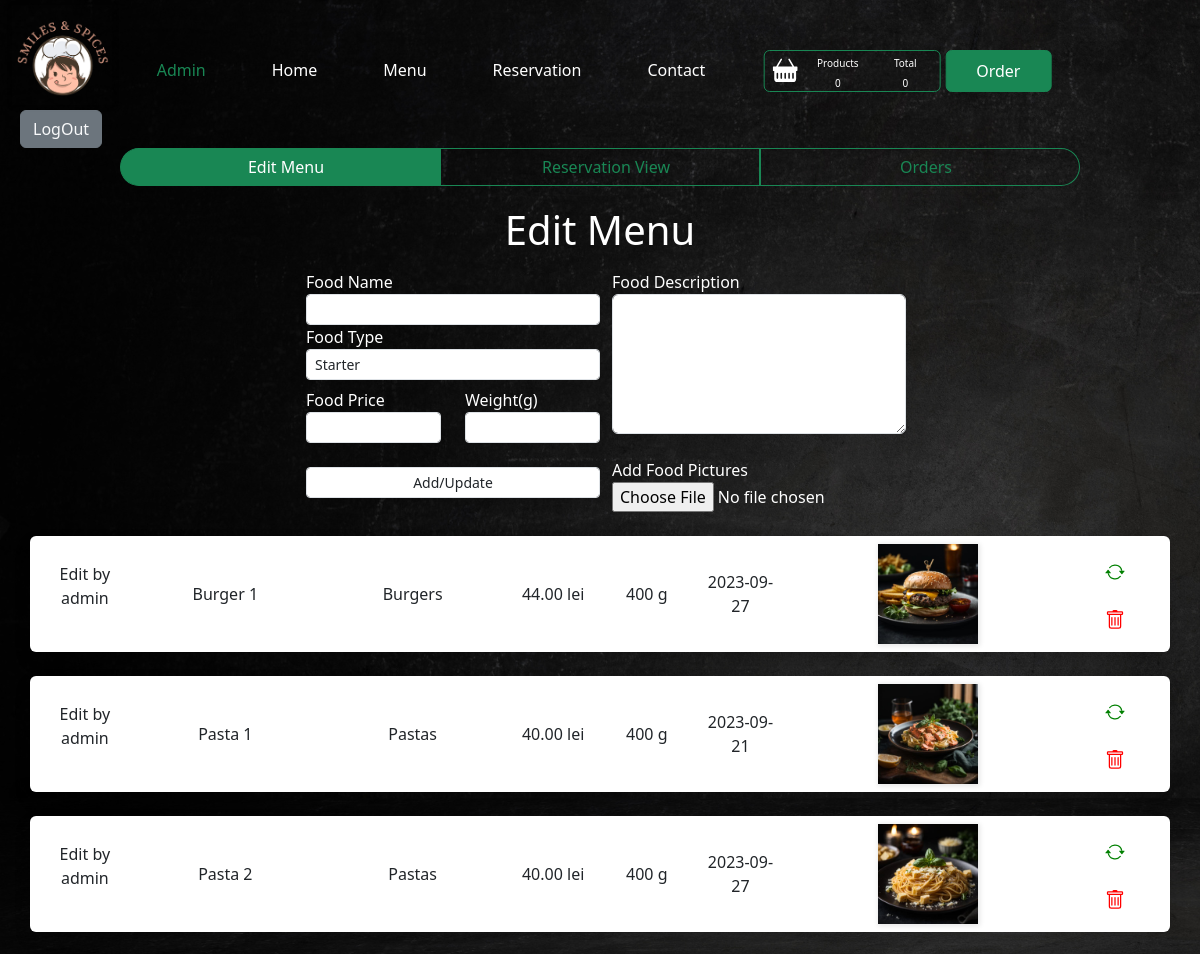
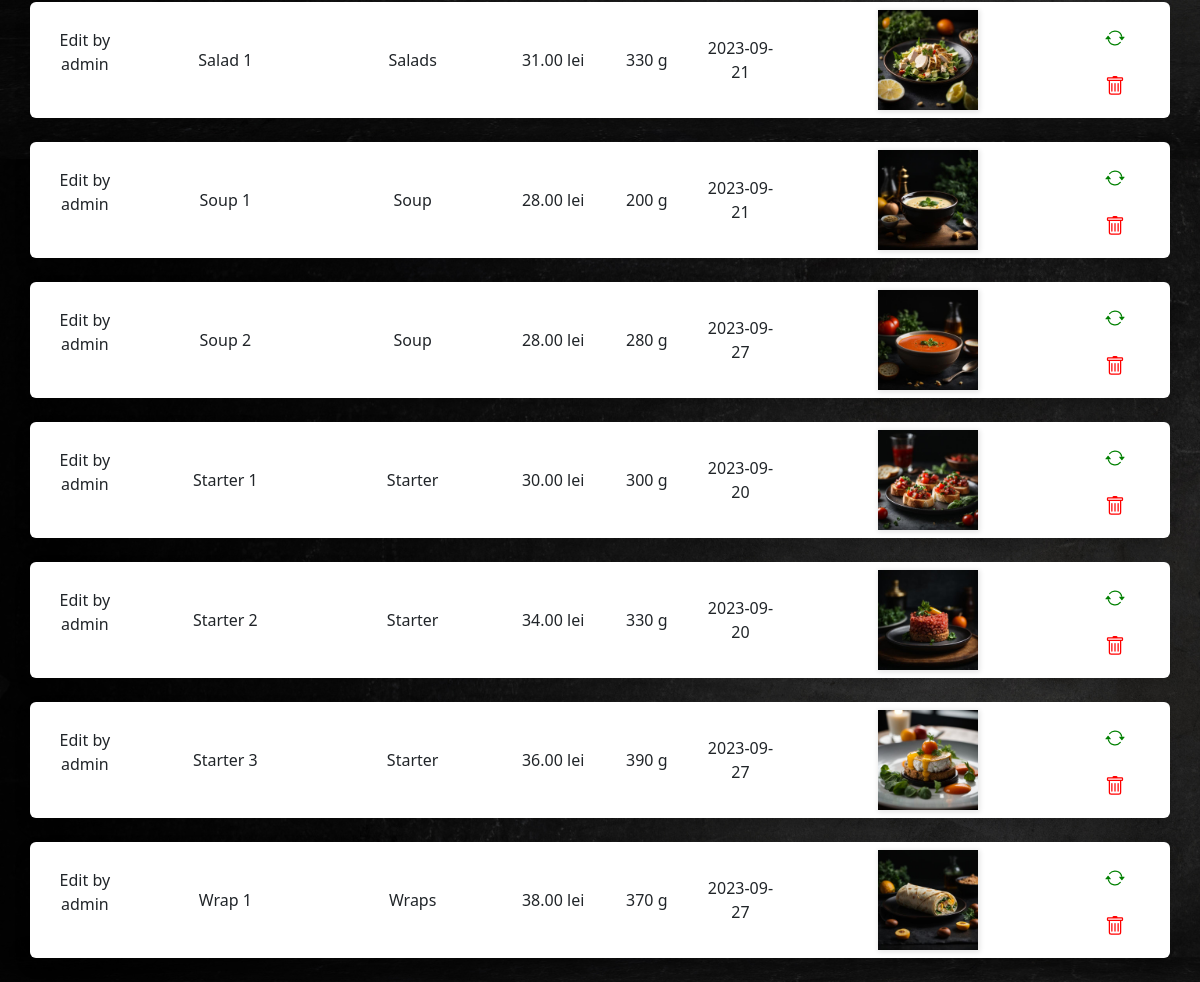
The page /admin/add_menu (signed in) on the database its author committed (2 pictures, top to bottom).
### smiles_and_spices/models.py (models this page shows, shortened)
class Food(db.Model):
    __tablename__ = "foods"
    id = db.Column(db.Integer, primary_key=True)
    name = db.Column(db.String(25), nullable=False, index=True, unique=True)
    category = db.Column(db.String(30), nullable=False)
    description = db.Column(db.String(200))
    pictures = db.Column(db.String(200), nullable=False, default="default.png")
    price = db.Column(db.Integer, nullable=False)
    weight = db.Column(db.Integer, nullable=False)
    date = db.Column(db.Date, nullable=True, default=datetime.now)
    rate = db.Column(db.String)

class Admin(db.Model, UserMixin):
    __tablename__ = "admins"
    id = db.Column(db.Integer, primary_key=True)
    name = db.Column(db.String(30), nullable=False, unique=True)
    password_hash = db.Column(db.String(30), nullable=False)

### smiles_and_spices/menu/views.py (the view, shortened to what this page needs)
@menu_bp.route("/admin/add_menu", methods=["GET", "POST"])
def add_menu():
    admins = Admin.query.all()
    if current_user not in admins:
        abort(403)
    form = AddFoodForm()
    food_menu = Food.query.order_by(Food.name)
    return render_template("add_menu.html", form=form, food_menu=food_menu)

### smiles_and_spices/menu/forms.py
class AddFoodForm(FlaskForm):
    name = StringField("Food Name", validators=[DataRequired()])
    category = SelectField("Food Type", choices=["Starter", "Soup", "Salads", "Pastas", "Wraps", "Burgers", "Fish",
                                                 "Seafood", "Specialities", "Side Dishes", "Side Salads", "Souse Dips",
                                                 "Deserts", "Coffee", "Special Drinks", "Soft Drinks", "Beer & Ciders"],
                           validators=[DataRequired()])
    description = TextAreaField("Food Description", validators=[DataRequired()])
    pictures = FileField("Add Food Pictures", validators=[FileAllowed(["jpg", "png"])])
    price = IntegerField("Food Price", validators=[DataRequired()])
    weight = IntegerField("Weight(g)")
    submit = SubmitField("Add/Update")

### smiles_and_spices/models.py (called while the page is built)
@login_manager.user_loader
def load_user(user_id):
    return Admin.query.get(user_id)

### smiles_and_spices/templates/add_menu.html (shortened to what this page needs)
{% extends "base.html" %}
{% block content %}
<div id="logout">
    <button type="button" class="btn btn-secondary"><a class="link-light link-offset-2 link-underline link-underline-opacity-0" href="{{ url_for('admin_bp.logout') }}">LogOut</a></button>
</div>
<div class="btn-group" role="group" id="admin">
    <div class="row ">
        <a href="{{ url_for('menu_bp.add_menu') }}" class="col btn btn-success rounded-start-pill">Edit Menu</a>
        <a href="{{ url_for('reservation_bp.reservation_view') }}" class="col btn btn-outline-success rounded-0">Reservation View</a>
        <a href="{{ url_for('delivery_bp.orders') }}" class="col btn btn-outline-success rounded-end-pill">Orders</a>
    </div>
</div>
<div class="text-center">
    <h1 style="color: white;">Edit Menu</h1>
</div>
<form method="POST" enctype="multipart/form-data">
    <div class="row row-cols-4 justify-content-md-center">
        <div class="form-group col">
            {{ form.name.label }}
            {{ form.name(class="form-control form-control-sm") }}
            {{ form.category.label }}
            {{ form.category(class="form-control form-control-sm") }}
            <div class="row row-cols-4 justify-content-md-center" id="weight-price">
                <div class="form-group col-auto">
                {{ form.price.label }}
                {{ form.price(class="form-control form-control-sm") }}
                </div>
                <div class="form-group col-auto">
                {{ form.weight.label }}
                {{ form.weight(class="form-control form-control-sm") }}
                </div>
            </div>
            <br>
            {{ form.submit(class_="form-control form-control-sm") }}
        </div>
        <div class="form-group col">
            {{ form.description.label }}
            {{ form.description(class_="form-control") }}
            <br>
            {{ form.pictures.label }}
            {{ form.pictures(class_="form-control-file") }}
        </div>
    </div>
</form>
<br>
{% for food in food_menu %}
<div class="container ">
    <div class="row shadow p-2 mb-4 bg-body-tertiary rounded text-center align-items-center" id="add-menu-box">
        <div class="col-md-1"><p>Edit by {{ current_user.name }}</p></div>
        <div class="col-md-2 ">{{ food.name }}</div>
        <div class="col-md-2 ">{{ food.category }}</div>
        <div class="col-md-1 ">{{ food.price }}.00 lei</div>
        <div class="col-md-1 ">{{ food.weight }} g</div>
        <div class="col-md-1 ">{{ food.date }}</div>
        <div class="col-md-3 ">
            <img src="{{ url_for('static', filename='assets/' + food.pictures) }}"  height="100">
        </div>
        <div class="col-md-1">
            <a href="{{ url_for('menu_bp.update', food_id=food.id) }}">
            </a>
            <br>
            <br>
            <a href="{{ url_for('menu_bp.delete', food_id=food.id) }}" methods="POST">
            </a>
        </div>
    </div>
</div>
{% endfor %}
{% endblock %}

### smiles_and_spices/templates/base.html (shortened to what this page needs)
<!DOCTYPE html>
<html lang="en" class="h-100">
<head>
    <link href="https://cdn.jsdelivr.net/npm/bootstrap@5.3.1/dist/css/bootstrap.min.css" rel="stylesheet">
    <link href="https://cdn.jsdelivr.net/npm/bootstrap@5.3.1/dist/css/bootstrap.min.css" rel="stylesheet">
    <link rel="stylesheet" href="{{ url_for('static', filename='style.css') }}">
    <link rel="stylesheet" href="https://cdn.jsdelivr.net/npm/bootstrap-icons@1.9.1/font/bootstrap-icons.css">
    <link rel="stylesheet" href="https://cdn.jsdelivr.net/npm/bootstrap-icons@1.11.1/font/bootstrap-icons.css">
</head>
<body class="d-flex flex-column">
<nav class="navbar navbar-expand-lg bg-body-transparent fixed-top">
    <div class="container-fluid">
        <a class="navbar-brand" href="{{ url_for('admin_bp.login_admin') }}"><img src="/static/assets/logo.png" width="100" height="100"></a>
        <div class="collapse navbar-collapse position-absolute top-0 start-50 translate-middle-x bg-body-tertiary rounded" id="navbarSupportedContent">
            <ul class="navbar-nav me-auto mb-2 mb-lg-0 text-center" >
            {% if current_user.is_authenticated %}
            <li class="nav-item" >
                <a class="nav-link" aria-current="page" href="{{ url_for('menu_bp.add_menu') }}" id="admin-access-menu">Admin</a>
            </li>
            {% endif %}
            <li class="nav-item">
                <a class="nav-link" aria-current="page" href="{{ url_for('core.home') }}">Home</a>
            </li>
            <li class="nav-item">
                <a class="nav-link" href="{{ url_for('menu_bp.menu') }}">Menu</a>
            </li>
            <li class="nav-item">
                <a class="nav-link" href="{{ url_for('reservation_bp.reservation') }}">Reservation</a>
            </li>
            <li class="nav-item">
                <a class="nav-link" href="{{ url_for('contact_bp.contact') }}">Contact</a>
            </li>
            <li class="nav-item border border-success rounded">
                <div class="dropdown" >
                    <div class="row " id="cart-display">
                        <div class="col-2">
                            <a href="{{ url_for('delivery_bp.delivery') }}" class="nav-link " >
                            </a>
                        </div>
                        <div class="col-10  ">
                            <div class="row">
                                <div class="col-6 text-center">
                                    <p>Products</p>
                                </div>
                                <div class="col-6 text-center">
                                    <p>Total</p>
                                </div>
                                {% if session["cart"] %}
                                <div class="row text-center">
                                    <div class="col-6 ">
                                        <p>{{ session["cart"]|length }}</p>
                                    </div>
                                    <div class="col-6">
                                        <p>{{ session["total_price"] }}.00</p>
                                    </div>
                                </div>
                                {% else %}
                                <div class="row text-center">
                                    <div class="col-6 ">
                                        <p>0</p>
                                    </div>
                                    <div class="col-6">
                                        <p>0</p>
                                    </div>
                                </div>
                                {% endif %}
                            </div>
                        </div>
                    </div>
                </div>
            </li>
            <li class="nav-item" id="order-button">
                <a href="{{ url_for('menu_bp.menu') }}"><button class="btn btn-success">Order</button></a>
            </li>
            </ul>
    </div>
  </div>
</nav>
{% block content %}
{% endblock %}
</body>
</html>

### smiles_and_spices/static/style.css (style rules this page uses)
@media (min-width: 992px) { .navbar .container-fluid .navbar-collapse { background-color: #343a4000!important; } }
@media (min-width: 992px) { #order-button { margin-top: 0px!important; } }
.navbar { height: 110px; transition-property: height; transition-duration: 2s; }
.navbar-collapse { margin-top: 50px; transition-property: margin-top; transition-duration: 1s; }
.form-group { color: #fff; padding-top: 8px; }
#logout { margin-left: 20px; margin-top: 110px; }
form textarea#description { height: 140px; }
button { background-color: #f8f9fa; border: 0px; }
img { box-shadow: 1px 1px 5px 1px rgba(0, 0, 0, 0.1); }
ul { list-style: none; }
.row .col { padding-right: 0px; }
.text-center .btn-success { width: 177px; margin-right: 20px; }
#weight-price .col-auto { width: 50%; }
.dropdown .row { margin-right: 10px; }
#cart-display { margin-right: 0px; margin-left: 0px; width: 175px; height: 40px; }
#cart-display .col-2 { padding-left: 0px; padding-right: 0px; width: 40px; height: 40px; }
#cart-display .col-2 a { margin-right: 0px; padding-left: 8px; padding-right: 8px; padding-top: 5px; width: 41px; }
#cart-display .col-10 { padding-left: 0px; padding-right: 0px; width: 135px; height: 40px; }
#cart-display .col-10 .row { margin-left: 0px; margin-right: 0px; padding-left: 0px; padding-right: 0px; width: 135px; height: 40px; }
#cart-display .col-10 .row .col-6 { padding-left: 0px; padding-right: 0px; height: 20px; }
#cart-display p { color: white; font-size: 10px; margin-top: 5px; margin-right: 5px; margin-bottom: 5px; padding-left: 0px; padding-right: 0px; width: 67px; height: 20px; }
#cart-display .col-10 .row .row { height: 20px; }
#order-button { margin-top: 15px; }
#order-button button { width: 106px; height: 42px; margin-right: 0px; }
.border-success { margin-right: 5px; }
#add-menu-box { background-color: white!important; }
#admin-access-menu { color: #198754; }
#admin { margin-top: 0px; margin-bottom: 20px; width: 100%; }
#admin .row { margin: auto; width: 80%; justify-content: center; }
body { height: auto!important; }

### smiles_and_spices/templates/add_menu.html (style rules this page uses)
body { background-image: url("/static/assets/background4.png"); }

### rows shown on the page
Food: name "Burger 1", category "Burgers", price "44", weight "400", date "2023-09-27", pictures (picture)
Admin: name "admin"
Food: name "Pasta 1", category "Pastas", price "40", weight "400", date "2023-09-21", pictures (picture)
Food: name "Pasta 2", category "Pastas", price "40", weight "400", date "2023-09-27", pictures (picture)
Food: name "Salad 1", category "Salads", price "31", weight "330", date "2023-09-21", pictures (picture)
Food: name "Soup 1", category "Soup", price "28", weight "200", date "2023-09-21", pictures (picture)
Food: name "Soup 2", category "Soup", price "28", weight "280", date "2023-09-27", pictures (picture)
Food: name "Starter 1", category "Starter", price "30", weight "300", date "2023-09-20", pictures (picture)
Food: name "Starter 2", category "Starter", price "34", weight "330", date "2023-09-20", pictures (picture)
Food: name "Starter 3", category "Starter", price "36", weight "390", date "2023-09-27", pictures (picture)
Food: name "Wrap 1", category "Wraps", price "38", weight "370", date "2023-09-27", pictures (picture)
